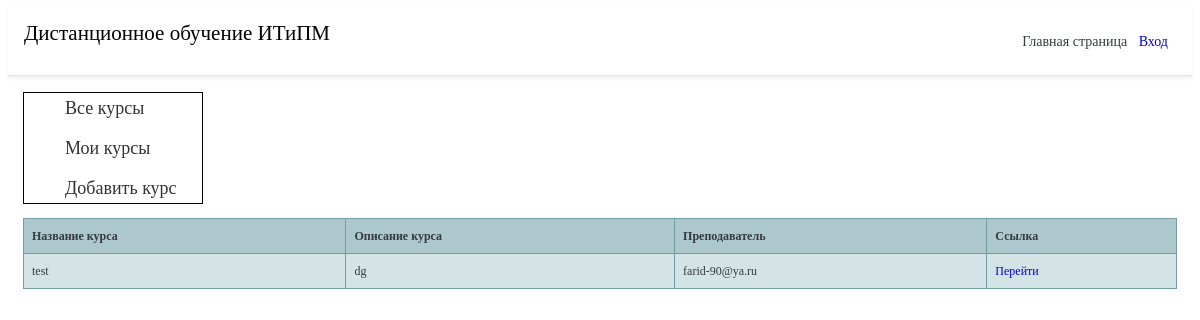
The app's page /course/mycours, older data.
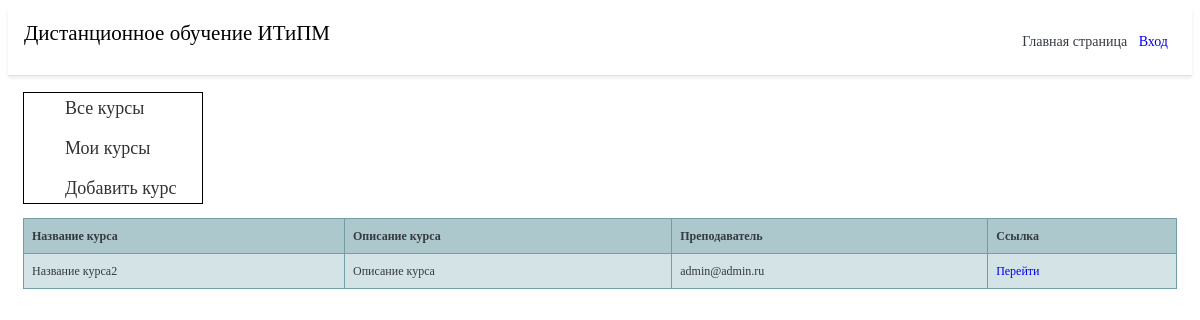
The same page, newer data.
### course/models.py (models this page shows, shortened)
class CourseTable(models.Model):
    title = models.CharField('Название курса', max_length=75)
    task = models.TextField('Описание курса', max_length=250)
    teacher = models.ForeignKey(User_table, on_delete=models.CASCADE)
    class Meta:
        verbose_name = 'Курс'
        verbose_name_plural = 'Курсы'

### users/models.py (models this page shows, shortened)
class user(AbstractBaseUser, PermissionsMixin):
    email = models.EmailField(
        verbose_name= 'E-mail',
        max_length= 255,
        unique=True
    )
    is_active = models.BooleanField('Активированная', default=True)
    is_admin = models.BooleanField('Администратор',default=False)
    is_teacher = models.BooleanField('Преподаватель',default=False)
    is_students = models.BooleanField('Студент',default=True)
    name = models.TextField('Имя',max_length=255, default=False)
    last_name = models.TextField('Фамилия',max_length=255, default=False)
    patronymic = models.TextField('Отчество',max_length=255, default='patronymic')
    students_groups = models.TextField('Группа',max_length=10, default='group')
    class Meta:
            verbose_name = 'Пользователя'
            verbose_name_plural = 'Пользователи'
    object = UserManager()
    USERNAME_FIELD  = 'email'
    def __str__(self):
        return self.email

### course/views.py (the view)
# urls.py: path('mycours', views.my_cours, name='mycours'),
def my_cours(request):
    ku = CourseTable.objects.order_by('teacher')
    return render(request, 'cours/mykurs.html', {'ku': ku})

### course/templates/cours/mykurs.html (shortened to what this page needs)
{% extends 'main/base.html' %}
{% block content %}
<div class="menu_gl">
	<ul class="menu">
		<li><a class="cours_menu_a" href="{% url 'kurs' %}">Все курсы</a></li>
		<li><a href="{% url 'mycours' %}">Мои курсы</a></li>
		<li><a href="{% url 'adk' %}">Добавить курс</a></li>
			</ul>
</div>
{% if ku%}
{% for el in ku %}
<table class="tftable">
	<tr>
		<th class="p-2 text-dark">Название курса</th>
		<th class="p-2 text-dark">Описание курса</th>
		<th class="p-2 text-dark">Преподаватель</th>
		<th class="p-2 text-dark">Ссылка</th>
	</tr>
	<tr>
		<td class="p-2 text-dark">{{ el.title }}</td>
		<td class="p-2 text-dark">{{ el.task }}</td>
		<td class="p-2 text-dark">{{ el.teacher }}</td>
		<td class="p-2 text-dark"><a href="{% url 'datail' el.id %}">Перейти</a></td>
	</tr>
</table>
{%endfor%}
{% else %}
<p>Вы не добавили курсов</p>
{%endif%}
{% endblock %}

Row changes from the older to the newer data that the page shows:
changed CourseTable: title "test" → "Название курса2"; task "dg" → "Описание курса"; teacher "farid-90@ya.ru" → "admin@admin.ru"
